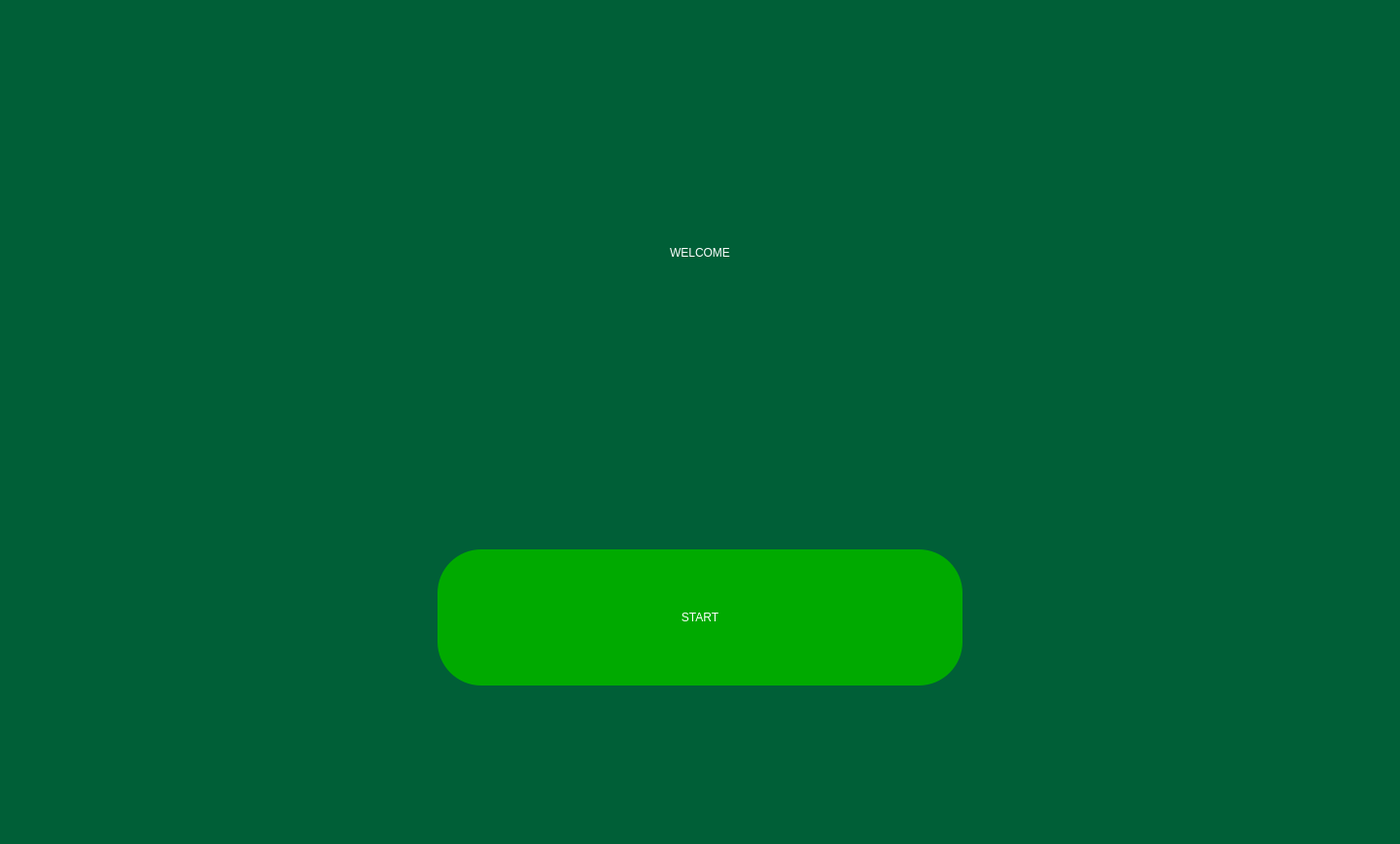
<?xml version="1.0" encoding="UTF-8"?>
<ui version="4.0">
 <class>MainWindow</class>
 <widget class="QMainWindow" name="MainWindow">
  <property name="geometry">
   <rect>
    <x>0</x>
    <y>0</y>
    <width>1440</width>
    <height>868</height>
   </rect>
  </property>
  <property name="windowTitle">
   <string>MainWindow</string>
  </property>
  <property name="styleSheet">
   <string notr="true"/>
  </property>
  <widget class="QWidget" name="centralwidget">
   <property name="styleSheet">
    <string notr="true">background-color: rgb(0, 95, 55);</string>
   </property>
   <widget class="QLabel" name="welcome">
    <property name="geometry">
     <rect>
      <x>300</x>
      <y>170</y>
      <width>840</width>
      <height>180</height>
     </rect>
    </property>
    <property name="styleSheet">
     <string notr="true">font: 120pt &quot;MS Shell Dlg 2&quot;;
color: rgb(255, 255, 255);</string>
    </property>
    <property name="text">
     <string>WELCOME</string>
    </property>
    <property name="alignment">
     <set>Qt::AlignCenter</set>
    </property>
   </widget>
   <widget class="QPushButton" name="start">
    <property name="geometry">
     <rect>
      <x>450</x>
      <y>565</y>
      <width>540</width>
      <height>140</height>
     </rect>
    </property>
    <property name="styleSheet">
     <string notr="true">QPushButton{
font: 60pt &quot;MS Shell Dlg 2&quot;;
color: rgb(255,255,255);
border-radius: 45px;
background-color: rgb(0, 170, 0);
}
QPushButton::pressed{
background-color: rgb(115, 230, 0);
}
</string>
    </property>
    <property name="text">
     <string>START</string>
    </property>
   </widget>
   <zorder>start</zorder>
   <zorder>welcome</zorder>
  </widget>
 </widget>
 <resources/>
 <connections/>
</ui>
